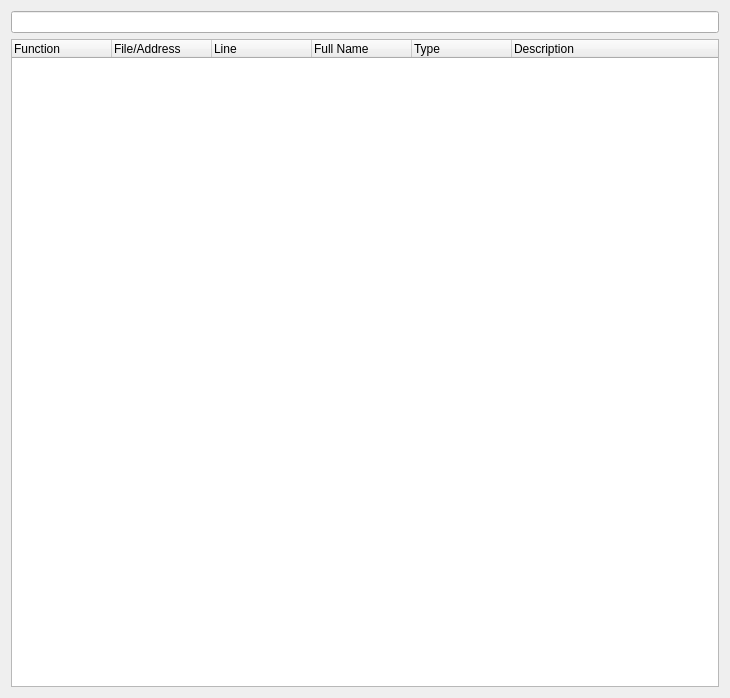
<?xml version="1.0" encoding="UTF-8"?>
<ui version="4.0">
 <class>SeerFunctionBrowserWidgetForm</class>
 <widget class="QWidget" name="SeerFunctionBrowserWidgetForm">
  <property name="geometry">
   <rect>
    <x>0</x>
    <y>0</y>
    <width>730</width>
    <height>698</height>
   </rect>
  </property>
  <property name="windowTitle">
   <string>Function Browser</string>
  </property>
  <layout class="QGridLayout" name="gridLayout">
   <item row="1" column="0" colspan="2">
    <widget class="QTreeWidget" name="functionTreeWidget">
     <property name="columnCount">
      <number>6</number>
     </property>
     <column>
      <property name="text">
       <string>Function</string>
      </property>
     </column>
     <column>
      <property name="text">
       <string>File/Address</string>
      </property>
     </column>
     <column>
      <property name="text">
       <string>Line</string>
      </property>
     </column>
     <column>
      <property name="text">
       <string>Full Name</string>
      </property>
     </column>
     <column>
      <property name="text">
       <string>Type</string>
      </property>
     </column>
     <column>
      <property name="text">
       <string>Description</string>
      </property>
     </column>
    </widget>
   </item>
   <item row="0" column="0" colspan="2">
    <widget class="QHistoryLineEdit" name="functionSearchLineEdit">
     <property name="toolTip">
      <string>Search in the list of functions. &quot;*&quot; is allowed.</string>
     </property>
     <property name="statusTip">
      <string/>
     </property>
    </widget>
   </item>
  </layout>
 </widget>
 <customwidgets>
  <customwidget>
   <class>QHistoryLineEdit</class>
   <extends>QLineEdit</extends>
   <header location="global">QHistoryLineEdit.h</header>
  </customwidget>
 </customwidgets>
 <resources/>
 <connections/>
</ui>
